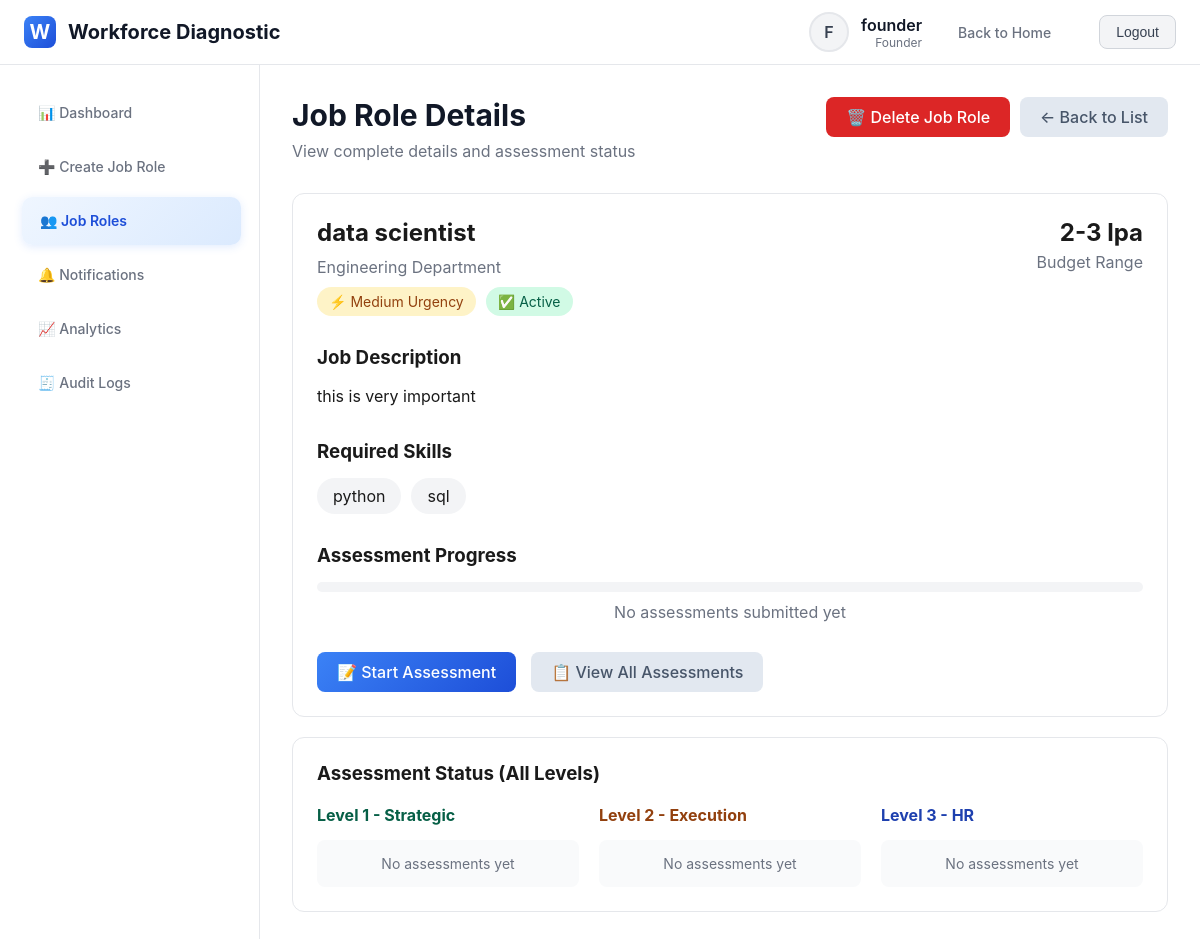
The page /job-roles/12/ (signed in) on the database its author committed.
### diagnostic_app/models.py (models this page shows, shortened)
class User(AbstractUser):
    ROLE_CHOICES = [
        ('founder', 'Founder'),
        ('co_founder', 'Co-Founder'),
        ('ceo', 'CEO'),
        ('cfo', 'CFO'),
        ('cto', 'CTO / Tech Lead'),
        ('coo', 'COO'),
        ('project_head', 'Project Head / Team Lead'),
        ('hr_manager', 'HR Manager / People Operations'),
        ('recruiter', 'Recruiter'),
        ('hr_executive', 'HR Executive'),
    ]
    role = models.CharField(max_length=20, choices=ROLE_CHOICES)
    phone = models.CharField(max_length=15, blank=True)
    def get_level(self):
        level_map = {
            'founder': 1, 'co_founder': 1,
            'ceo': 2, 'cfo': 2,
            'cto': 2, 'coo': 2, 'project_head': 2,
            'hr_manager': 3, 'recruiter': 3, 'hr_executive': 3
        }
        return level_map.get(self.role, 0)
    def can_create_job_roles(self):
        return self.role in ['founder', 'co_founder']

class JobRole(models.Model):
    STATUS_CHOICES = [
        ('draft', 'Draft'),
        ('active', 'Active'),
        ('completed', 'Completed'),
        ('cancelled', 'Cancelled'),
    ]
    title = models.CharField(max_length=200)
    department = models.CharField(max_length=100)
    description = models.TextField()
    required_skills = models.TextField()
    experience_level = models.CharField(max_length=50)
    budget_range = models.CharField(max_length=100)
    urgency = models.CharField(max_length=20, choices=[
        ('low', 'Low'),
        ('medium', 'Medium'),
        ('high', 'High')
    ])
    created_by = models.ForeignKey(User, on_delete=models.CASCADE, related_name='created_jobs')
    created_at = models.DateTimeField(auto_now_add=True)
    status = models.CharField(max_length=20, choices=STATUS_CHOICES, default='draft')

class RoleAssignment(models.Model):
    job_role = models.ForeignKey(JobRole, on_delete=models.CASCADE, related_name='assignments')
    user = models.ForeignKey(User, on_delete=models.CASCADE, related_name='assignments')
    assigned_at = models.DateTimeField(auto_now_add=True)
    is_completed = models.BooleanField(default=False)
    completed_at = models.DateTimeField(null=True, blank=True)
    class Meta:
        unique_together = ['job_role', 'user']

### diagnostic_app/views.py (the view)
# urls.py: path('job-roles/<int:job_id>/', views.job_role_detail_view, name='job_role_detail'),
@login_required
def job_role_detail_view(request, job_id):
    job = get_object_or_404(JobRole, id=job_id)
    if request.user.get_level() != 1:
        if not RoleAssignment.objects.filter(job_role=job, user=request.user).exists():
            messages.error(request, 'You are not assigned to this job role.')
            return redirect('dashboard')
    user_submission = DiagnosticSubmission.objects.filter(job_role=job, user=request.user).first()
    assignments = RoleAssignment.objects.filter(job_role=job)
    total_assignments = assignments.count()
    completed_assignments = assignments.filter(is_completed=True).count()
    progress = round((completed_assignments / total_assignments * 100) if total_assignments > 0 else 0, 1)
    submissions = DiagnosticSubmission.objects.filter(job_role=job)
    level1_subs = submissions.filter(user__role__in=['founder', 'co_founder'])
    level2_subs = submissions.filter(user__role__in=['ceo', 'cfo', 'cto', 'coo', 'project_head'])
    level3_subs = submissions.filter(user__role__in=['hr_manager', 'recruiter', 'hr_executive'])
    all_users = User.objects.all()
    context = {
        'job': job,
        'user_submission': user_submission,
        'assignments': assignments,
        'submissions': submissions,
        'level1_subs': level1_subs,
        'level2_subs': level2_subs,
        'level3_subs': level3_subs,
        'progress': progress,
        'total_assignments': total_assignments,
        'completed_assignments': completed_assignments,
        'all_users': all_users,  # Add this line
    }
    return render(request, 'diagnostic_app/job_role_detail.html', context)

### diagnostic_app/templates/diagnostic_app/job_role_detail.html (shortened to what this page needs)
{% extends 'diagnostic_app/base.html' %}
{% block content %}
<div class="page-header">
    <div style="display: flex; justify-content: space-between; align-items: flex-start;">
        <div>
            <h1>Job Role Details</h1>
            <p>View complete details and assessment status</p>
        </div>
        <div style="display: flex; gap: 10px;">
            {% if user.role == 'founder' %}
            <a href="{% url 'delete_job_role' job.id %}" class="btn btn-danger"
               style="background: #dc2626; color: white;">🗑️ Delete Job Role</a>
            {% endif %}
            <a href="{% url 'job_roles' %}" class="btn btn-secondary">← Back to List</a>
        </div>
    </div>
</div>
<div class="card">
    <div style="display: flex; justify-content: space-between; align-items: flex-start; margin-bottom: 30px;">
        <div>
            <h2 style="margin-bottom: 10px;">{{ job.title }}</h2>
            <p style="color: #6b7280; margin-bottom: 5px;">{{ job.department }} Department</p>
            <div style="display: flex; gap: 10px; margin-top: 10px;">
                <span style="padding: 6px 12px; background:
                    {% if job.urgency == 'high' %}#fee2e2; color: #991b1b;
                    {% elif job.urgency == 'medium' %}#fef3c7; color: #92400e;
                    {% else %}#d1fae5; color: #065f46;
                    {% endif %}; border-radius: 20px; font-size: 14px;">
                    {% if job.urgency == 'high' %}⚡ High Urgency
                    {% elif job.urgency == 'medium' %}⚡ Medium Urgency
                    {% else %}⚡ Low Urgency
                    {% endif %}
                </span>
                <span style="padding: 6px 12px; background: #d1fae5; color: #065f46; border-radius: 20px; font-size: 14px;">
                    ✅ {{ job.status|title }}
                </span>
            </div>
        </div>
        <div style="text-align: right;">
            <div style="font-size: 24px; font-weight: bold; margin-bottom: 5px;">{{ job.budget_range }}</div>
            <div style="color: #6b7280;">Budget Range</div>
        </div>
    </div>
    <div style="margin-bottom: 30px;">
        <h3 style="margin-bottom: 15px;">Job Description</h3>
        <p style="line-height: 1.6;">{{ job.description }}</p>
    </div>
    <div style="margin-bottom: 30px;">
        <h3 style="margin-bottom: 15px;">Required Skills</h3>
        <div style="display: flex; flex-wrap: wrap; gap: 10px;">
            {% for skill in job.required_skills.split %}
                {% if skill.strip %}
                <span style="padding: 8px 16px; background: #f3f4f6; border-radius: 20px;">{{ skill.strip }}</span>
                {% endif %}
            {% empty %}
            <span style="padding: 8px 16px; background: #f3f4f6; border-radius: 20px;">No skills specified</span>
            {% endfor %}
        </div>
    </div>
    <div style="margin-bottom: 30px;">
        <h3 style="margin-bottom: 15px;">Assessment Progress</h3>
        <div style="background: #f3f4f6; height: 10px; border-radius: 5px; margin-bottom: 10px;">
        </div>
        <p style="color: #6b7280; text-align: center;">
            {% if progress == 0 %}
            No assessments submitted yet
            {% else %}
            {{ completed_assignments }} of {{ total_assignments }} assessments completed ({{ progress }}%)
            {% endif %}
        </p>
    </div>
    <div style="display: flex; gap: 15px;">
        {% if not user_submission %}
            {% for assignment in assignments %}
                {% if assignment.user == user and not assignment.is_completed %}
                <a href="{% url 'diagnostic' job.id %}" class="btn btn-primary">
                    📝 Start Assessment
                </a>
                {% endif %}
            {% endfor %}
        {% else %}
        <a href="{% url 'submission_detail' user_submission.id %}" class="btn btn-success">
            ✅ View Your Assessment
        </a>
        {% endif %}
        {% if user.get_level == 1 %}
        <a href="{% url 'results' job.id %}" class="btn btn-secondary">
            📋 View All Assessments
        </a>
        {% endif %}
    </div>
</div>
{% if user.get_level == 1 %}
<div class="card">
    <h3 style="margin-bottom: 20px;">Assessment Status (All Levels)</h3>
    <div style="display: grid; grid-template-columns: repeat(3, 1fr); gap: 20px;">
        <div>
            <h4 style="margin-bottom: 15px; color: #065f46;">Level 1 - Strategic</h4>
            <div style="background: #f9fafb; padding: 15px; border-radius: 8px;">
                {% for sub in level1_subs %}
                <div style="margin-bottom: 10px;">
                    <div style="font-weight: 500;">{{ sub.user.get_role_display }}</div>
                    <div style="display: flex; justify-content: space-between; font-size: 14px;">
                        <span style="color: {% if sub.decision == 'approve' %}#10b981{% else %}#ef4444{% endif %};">
                            {{ sub.get_decision_display }}
                        </span>
                        <span style="color: {% if sub.risk_level == 'low' %}#10b981{% elif sub.risk_level == 'medium' %}#f59e0b{% else %}#ef4444{% endif %};">
                            {{ sub.get_risk_level_display }}
                        </span>
                    </div>
                </div>
                {% empty %}
                <div style="color: #6b7280; font-size: 14px; text-align: center;">
                    No assessments yet
                </div>
                {% endfor %}
            </div>
        </div>
        <div>
            <h4 style="margin-bottom: 15px; color: #92400e;">Level 2 - Execution</h4>
            <div style="background: #f9fafb; padding: 15px; border-radius: 8px;">
                {% for sub in level2_subs %}
                <div style="margin-bottom: 10px;">
                    <div style="font-weight: 500;">{{ sub.user.get_role_display }}</div>
                    <div style="display: flex; justify-content: space-between; font-size: 14px;">
                        <span style="color: {% if sub.decision == 'approve' %}#10b981{% else %}#ef4444{% endif %};">
                            {{ sub.get_decision_display }}
                        </span>
                        <span style="color: {% if sub.risk_level == 'low' %}#10b981{% elif sub.risk_level == 'medium' %}#f59e0b{% else %}#ef4444{% endif %};">
                            {{ sub.get_risk_level_display }}
                        </span>
                    </div>
                </div>
                {% empty %}
                <div style="color: #6b7280; font-size: 14px; text-align: center;">
                    No assessments yet
                </div>
                {% endfor %}
            </div>
        </div>
        <div>
            <h4 style="margin-bottom: 15px; color: #1e40af;">Level 3 - HR</h4>
            <div style="background: #f9fafb; padding: 15px; border-radius: 8px;">
                {% for sub in level3_subs %}
                <div style="margin-bottom: 10px;">
                    <div style="font-weight: 500;">{{ sub.user.get_role_display }}</div>
                    <div style="display: flex; justify-content: space-between; font-size: 14px;">
                        <span style="color: {% if sub.decision == 'approve' %}#10b981{% else %}#ef4444{% endif %};">
                            {{ sub.get_decision_display }}
                        </span>
                        <span style="color: {% if sub.risk_level == 'low' %}#10b981{% elif sub.risk_level == 'medium' %}#f59e0b{% else %}#ef4444{% endif %};">
                            {{ sub.get_risk_level_display }}
                        </span>
                    </div>
                </div>
                {% empty %}
                <div style="color: #6b7280; font-size: 14px; text-align: center;">
                    No assessments yet
                </div>
                {% endfor %}
            </div>
        </div>
    </div>
</div>
{% endif %}
{% endblock %}

### diagnostic_app/templates/diagnostic_app/base.html (shortened to what this page needs)
<!DOCTYPE html>
<html lang="en">
<head>
    {% load static %}
</head>
<body>
    {% if user.is_authenticated %}
    <div class="app-container">
        <header class="header">
            <div class="header-content">
                <a href="{% url 'dashboard' %}" class="logo">
                    <div class="logo-icon">W</div>
                    <span>Workforce Diagnostic</span>
                </a>
                <div class="user-menu">
                    <div class="user-info">
                        <div class="user-avatar">{{ user.username.0|upper }}</div>
                        <div class="user-details">
                            <div class="user-name">{{ user.username }}</div>
                            <div class="user-role">{{ user.get_role_display }}</div>
                        </div>
                    </div>
                    <a href="{% url 'home' %}?show_home=true" class="nav-home-link-simple">
                        Back to Home
                    </a>
                    <form method="post" action="{% url 'logout' %}">
                        <button type="submit" class="btn-logout">Logout</button>
                    </form>
                </div>
            </div>
        </header>
        <div class="main-content">
            <nav class="sidebar">
                <ul class="nav-menu">
                    <li class="nav-item">
                        <a href="{% url 'dashboard' %}" class="nav-link {% if request.path == '/dashboard/' %}active{% endif %}">
                            📊 Dashboard
                        </a>
                    </li>
                    {% if user.can_create_job_roles %}
                    <li class="nav-item">
                        <a href="{% url 'create_job_role' %}" class="nav-link {% if request.path == '/job-roles/create/' %}active{% endif %}">
                            ➕ Create Job Role
                        </a>
                    </li>
                    {% endif %}
                    <li class="nav-item">
                        <a href="{% url 'job_roles' %}" class="nav-link {% if '/job-roles' in request.path and request.path != '/job-roles/create/' %}active{% endif %}">
                            👥 Job Roles
                        </a>
                    </li>
                    <li class="nav-item">
                        <a href="{% url 'notifications' %}" class="nav-link {% if '/notifications' in request.path %}active{% endif %}">
                            🔔 Notifications
                        </a>
                    </li>
                    {% if user.get_level == 1 %}
                    <li class="nav-item">
                        <a href="{% url 'analytics' %}" class="nav-link {% if '/analytics' in request.path %}active{% endif %}">
                            📈 Analytics
                        </a>
                    </li>
                    {% endif %}
                    {% if user.is_superuser or user.role == 'founder' or user.role == 'co_founder' %}
                    <li class="nav-item">
                        <a href="{% url 'audit_logs' %}" class="nav-link {% if '/audit-logs' in request.path %}active{% endif %}">
                            🧾 Audit Logs
                        </a>
                    </li>
                    {% endif %}
                </ul>
            </nav>
            <div class="content-wrapper">
                <div class="content">
                    {% block content %}{% endblock %}
                </div>
            </div>
        </div>
    </div>
    {% else %}
    {% block login_content %}{% endblock %}
    {% endif %}
</body>
</html>

### rows shown on the page
User: username.0 "F", username "founder", role "Founder"
JobRole: title "data scientist", department "Engineering", status "Active", budget_range "2-3 lpa", description "this is very important"
RoleAssignment: is_completed "📝 Start Assessment"

### other values the page prints
{{ skill.strip }} "python" "sql"
